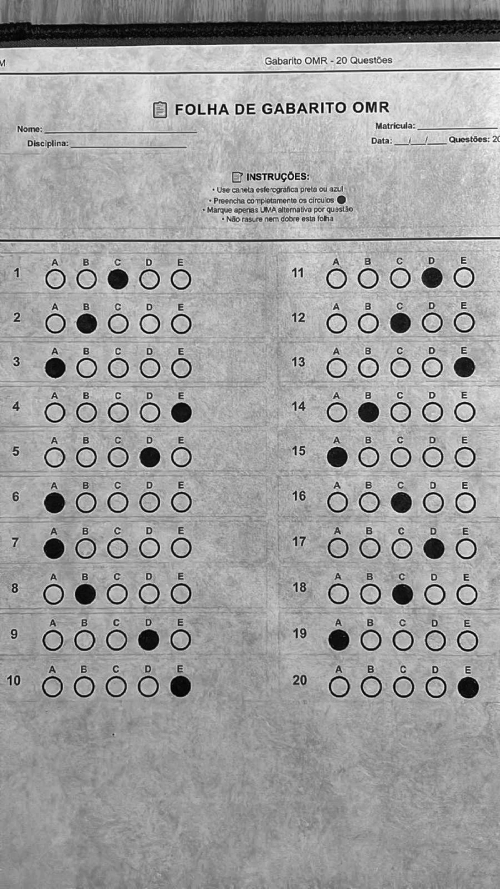
#> input picture debug_omr/enhanced_image.jpg, 1000 x 1777 px (shown at 1/2 size)
$ python -i test_specific_g5p.py   (imports and definitions only)
#> lines starting #> are read from the running program, lines starting #| are printed output that depends on the picture; after the words box and inside, x2 and y2 are one past the last pixel; in counts of white or black regions, pixels touching at a corner belong together
"""
Script para demonstrar o processamento OMR com a imagem G5-P.jpg específica
"""

import os
import sys
import cv2
import numpy as np

# Adicionar o diretório do projeto ao path
sys.path.append(os.path.join(os.path.dirname(__file__), '..'))

# Configurar Django
# [1 line not run here, left out]
import django
# [1 line not run here, left out]


def process_specific_omr(image_path, debug=True):
    """
    Processa especificamente a imagem G5-P.jpg para reconhecimento preciso

    Esta função é otimizada para o layout específico do exemplo fornecido
    """
#> called with image_path = '../debug_omr/enhanced_image.jpg', debug = True
    if not os.path.exists(image_path):
        print(f"Arquivo não encontrado: {image_path}")
        return []

    # Carregar e preprocessar a imagem
    image = cv2.imread(image_path)
#> image is the input picture: shape (1777, 1000, 3); min 0, max 255, mean 159.2
    if image is None:
        print(f"Não foi possível carregar a imagem: {image_path}")
        return []

    # Redimensionar para tamanho padrão
    image = cv2.resize(image, (800, 1100))
#> image: shape (1100, 800, 3)

    # Converter para escala de cinza
    gray = cv2.cvtColor(image, cv2.COLOR_BGR2GRAY)

    # Melhorar contraste
    clahe = cv2.createCLAHE(clipLimit=2.0, tileGridSize=(8, 8))
    enhanced = clahe.apply(gray)
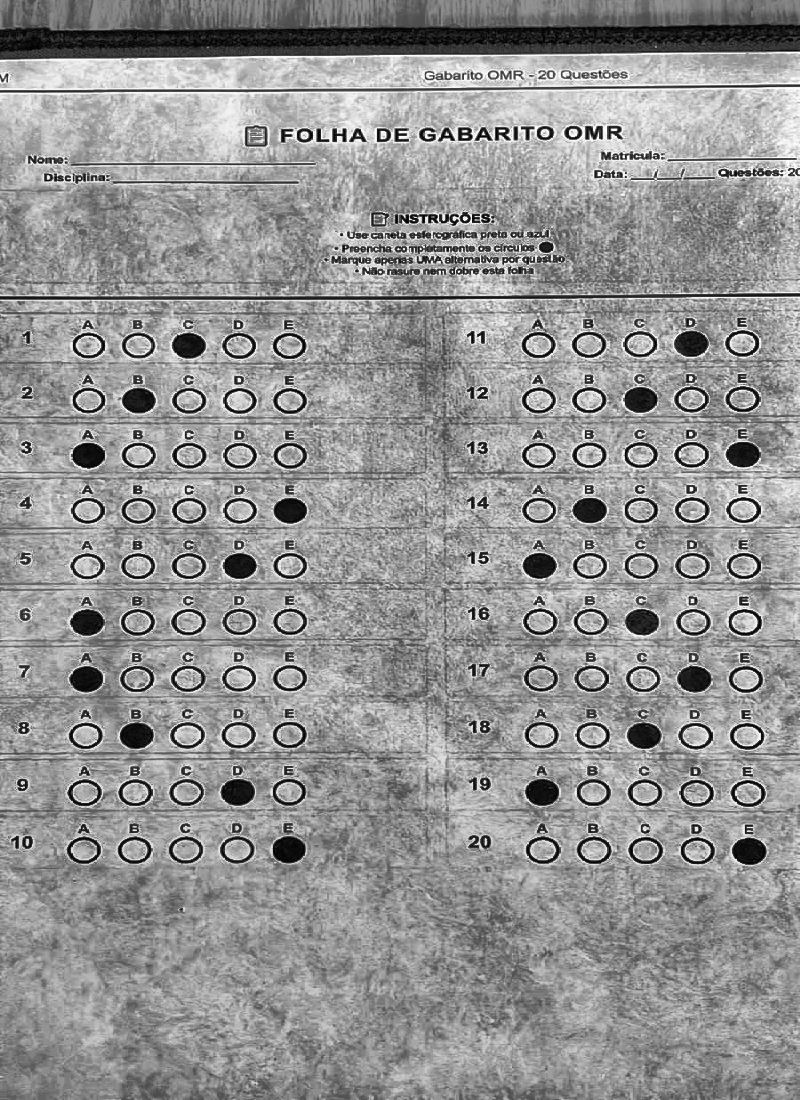
#> enhanced: shape (1100, 800); min 0, max 255, mean 148.2

    # Aplicar filtro Gaussiano para reduzir ruído
    blurred = cv2.GaussianBlur(enhanced, (5, 5), 0)

    # Aplicar threshold adaptativo
    thresh = cv2.adaptiveThreshold(
        blurred, 255, cv2.ADAPTIVE_THRESH_GAUSSIAN_C,
        cv2.THRESH_BINARY_INV, 13, 3
    )
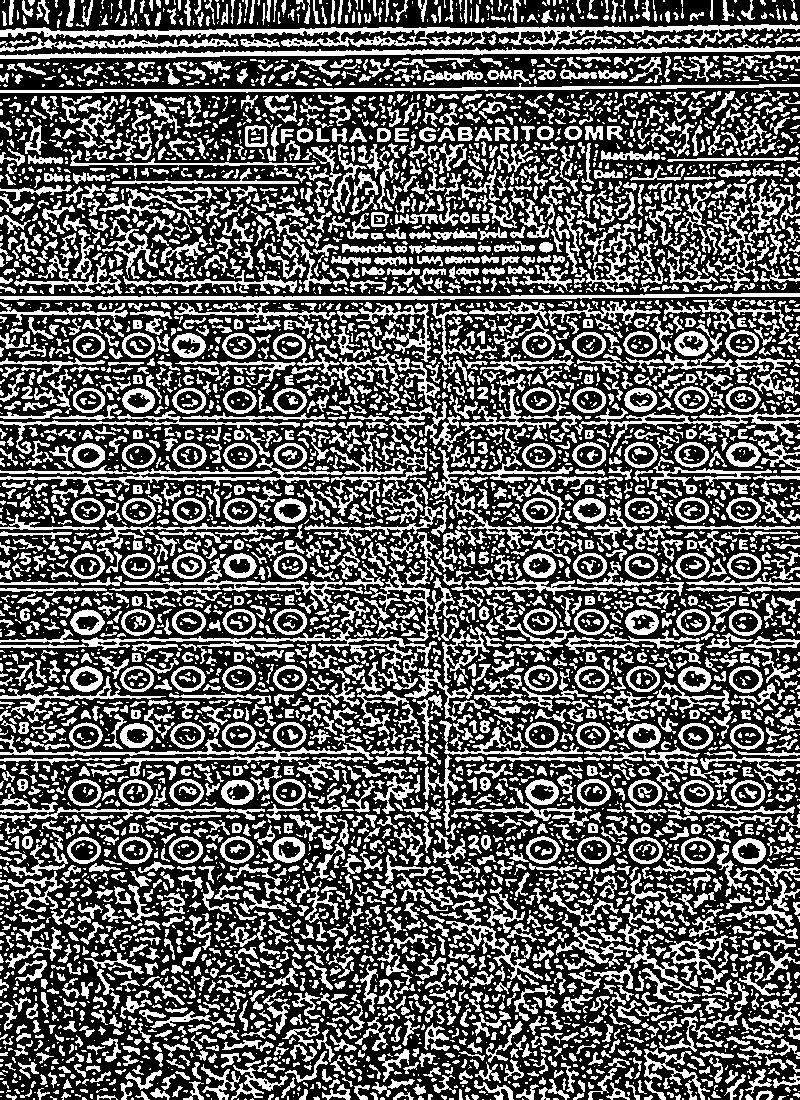
#> thresh: shape (1100, 800); 37.2% white; 6184 white regions (3118 under 20 px), largest, box (x1, y1, x2, y2) and area: (0, 24, 800, 47) 5682, (0, 43, 800, 59) 3722, (0, 293, 800, 300) 2986

    # Definir posições precisas para o gabarito G5-P.jpg
    # [y, [x_A, x_B, x_C, x_D, x_E]]
    # Estas posições são baseadas na imagem G5-P.jpg específica
    positions = [
        [482, [452, 503, 554, 605, 656]],  # Questão 1
        [540, [452, 503, 554, 605, 656]],  # Questão 2
        [598, [452, 503, 554, 605, 656]],  # Questão 3
        [656, [452, 503, 554, 605, 656]],  # Questão 4
        [714, [452, 503, 554, 605, 656]]   # Questão 5
    ]

    # Criar diretório para salvar imagens de debug
    debug_dir = os.path.join(os.path.dirname(__file__), '..', 'debug_omr')
    os.makedirs(debug_dir, exist_ok=True)

    # Salvar imagem threshold para debug
    if debug:
        cv2.imwrite(os.path.join(debug_dir, "thresh_specific.jpg"), thresh)
        debug_image = cv2.cvtColor(thresh.copy(), cv2.COLOR_GRAY2BGR)

    # Detectar marcações
    results = []
    radius = 25  # Raio da área circular para verificar

    for q_idx, (y, x_positions) in enumerate(positions):
        max_filled = 0
        max_idx = -1

        for alt_idx, x in enumerate(x_positions):
            # Criar máscara circular
            mask = np.zeros(thresh.shape, dtype=np.uint8)
            cv2.circle(mask, (x, y), radius, 255, -1)

            # Aplicar máscara
            masked = cv2.bitwise_and(thresh, thresh, mask=mask)
            filled_pixels = cv2.countNonZero(masked)

            # Debug info
            if debug:
                print(f"Q{q_idx+1}, Alt {chr(65+alt_idx)}: {filled_pixels} pixels")

                # Desenhar círculo na imagem de debug
                color = (0, 0, 255) if filled_pixels > max_filled else (0, 255, 0)
                cv2.circle(debug_image, (x, y), radius, color, 2)
                cv2.putText(debug_image, f"{filled_pixels}", (x - 15, y - 30),
                            cv2.FONT_HERSHEY_SIMPLEX, 0.5, color, 1)

            # Atualizar se for o maior preenchimento
            if filled_pixels > max_filled:
                max_filled = filled_pixels
                max_idx = alt_idx

        # Adicionar resultado
        if max_idx >= 0 and max_filled > 30:
            results.append(chr(65 + max_idx))
        else:
            results.append('')
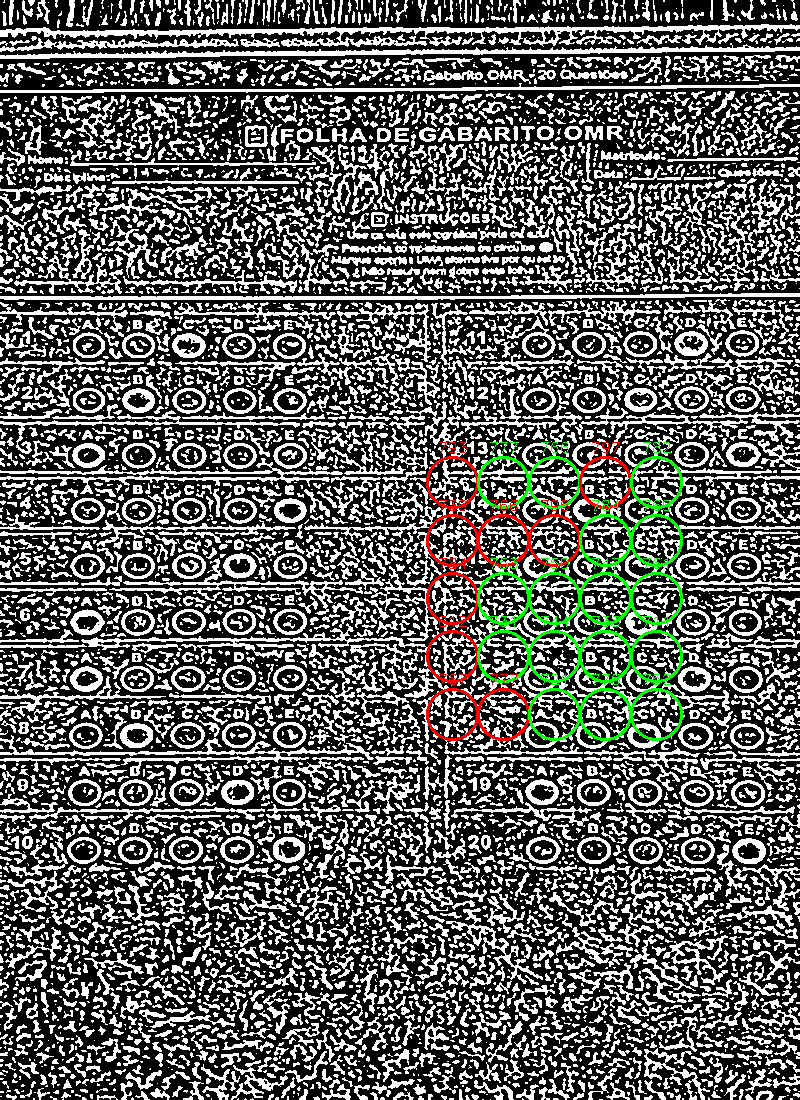
#> debug_image: shape (1100, 800, 3); mean B, G, R 93.3, 95.8, 94.7
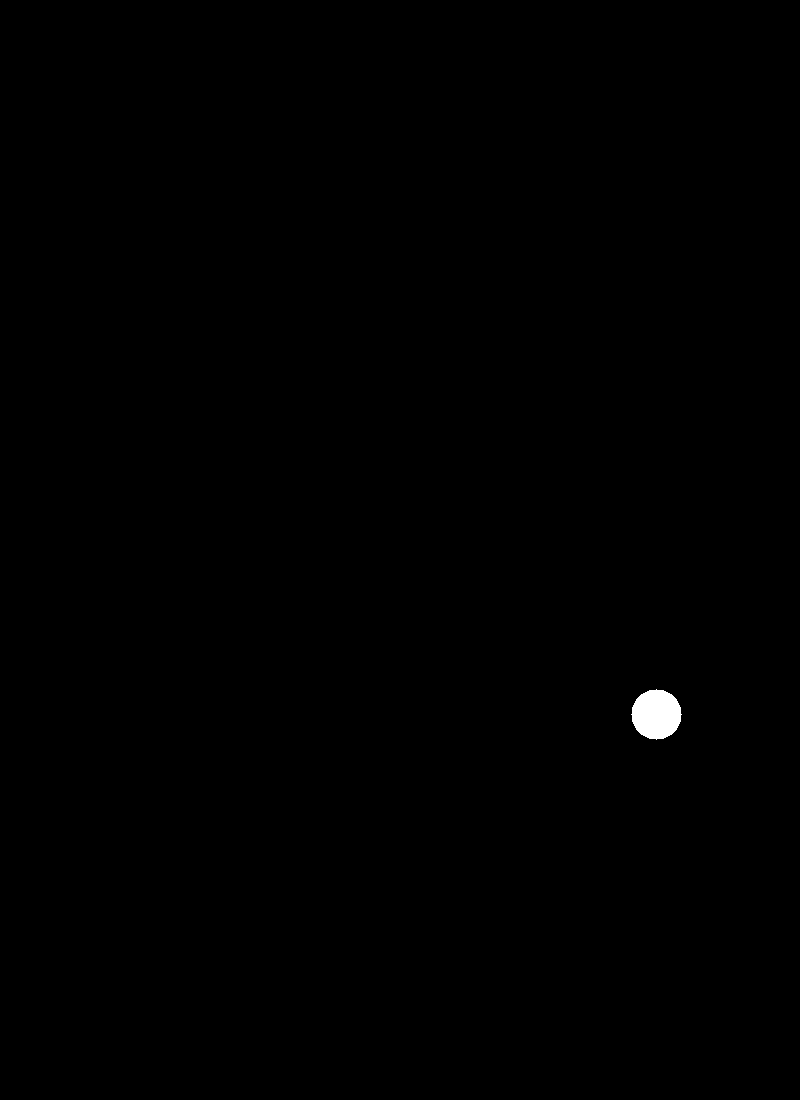
#> mask: shape (1100, 800); 0.22% white; 1 white region, box (x1, y1, x2, y2) and area: (631, 689, 682, 740) 1961
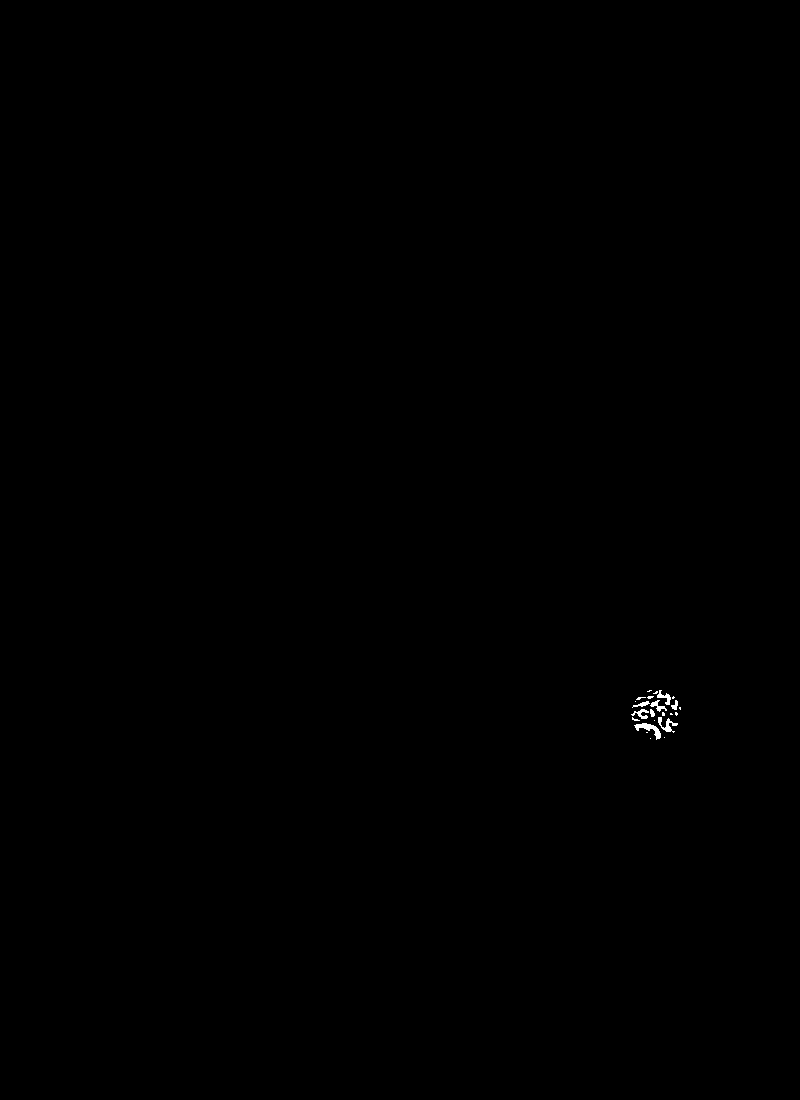
#> masked: shape (1100, 800); 0.09% white; 23 white regions (15 under 20 px), largest, box (x1, y1, x2, y2) and area: (634, 723, 661, 740) 166, (658, 717, 678, 733) 123, (657, 690, 671, 705) 84
#> after the loop, results = ['D', 'C', 'A', 'A', 'B']

    # Salvar imagem de debug
    if debug:
        cv2.imwrite(os.path.join(debug_dir, "debug_specific.jpg"), debug_image)

    return results


# [14 lines not run here, left out]

>>> result = process_specific_omr('../debug_omr/enhanced_image.jpg')
#> result = ['D', 'C', 'A', 'A', 'B']

$ run again, on debug_omr/coordinate_analysis.jpg
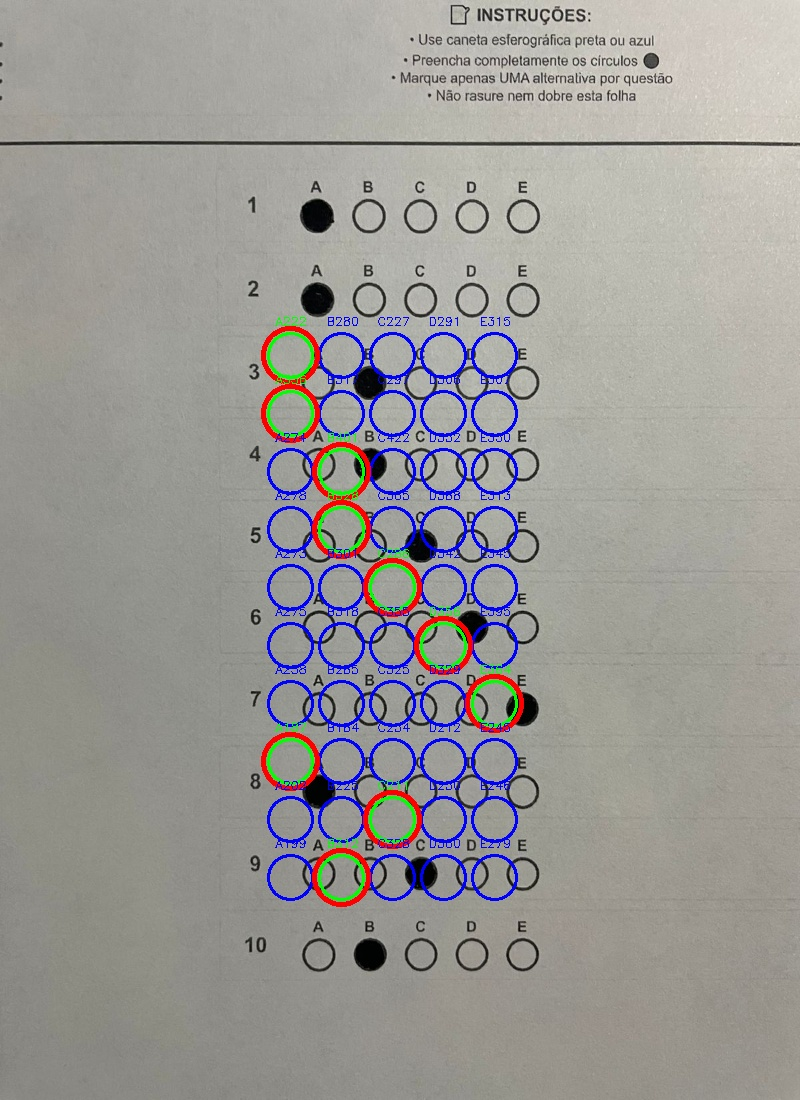
#> input picture debug_omr/coordinate_analysis.jpg, 800 x 1100 px
#> in process_specific_omr, image is the input picture: shape (1100, 800, 3); mean B, G, R 150.4, 153.2, 155.1
#> in process_specific_omr, `thresh = cv2.adaptiveThreshold( blurred, 255, cv2.ADAPTIVE_THRESH_GAUS..`:
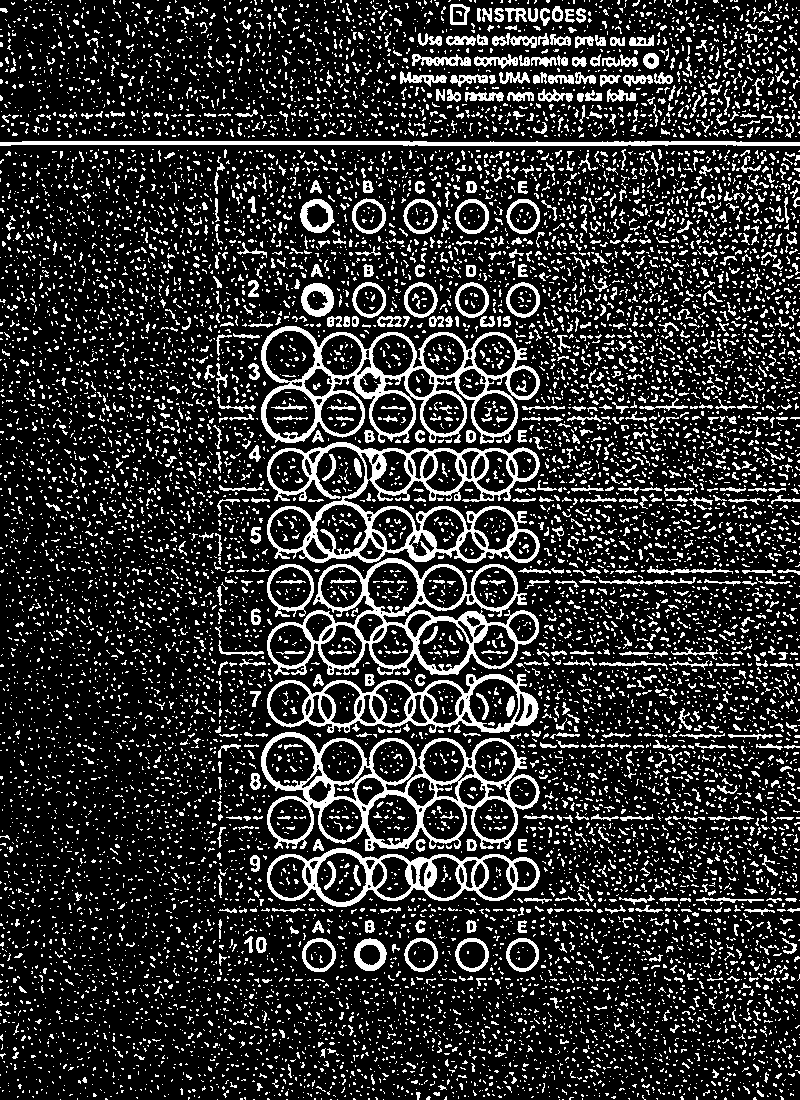
#> thresh: shape (1100, 800); 18.8% white in thin lines or dots
#> after the loop in process_specific_omr, `for q_idx, (y, x_positions) in enumerate(positions):`:
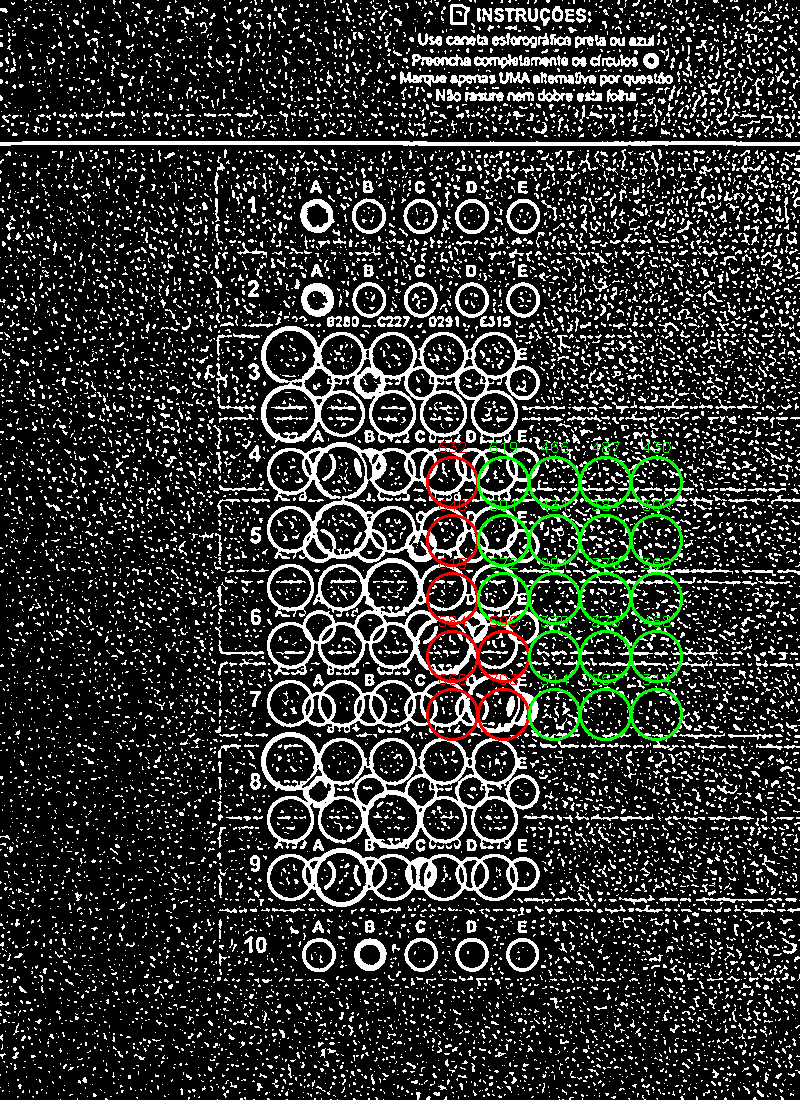
#> debug_image: shape (1100, 800, 3); mean B, G, R 47, 49.8, 48.1
#> after the loop in process_specific_omr, `for q_idx, (y, x_positions) in enumerate(positions):`: results = ['A', 'A', 'A', 'B', 'B']
